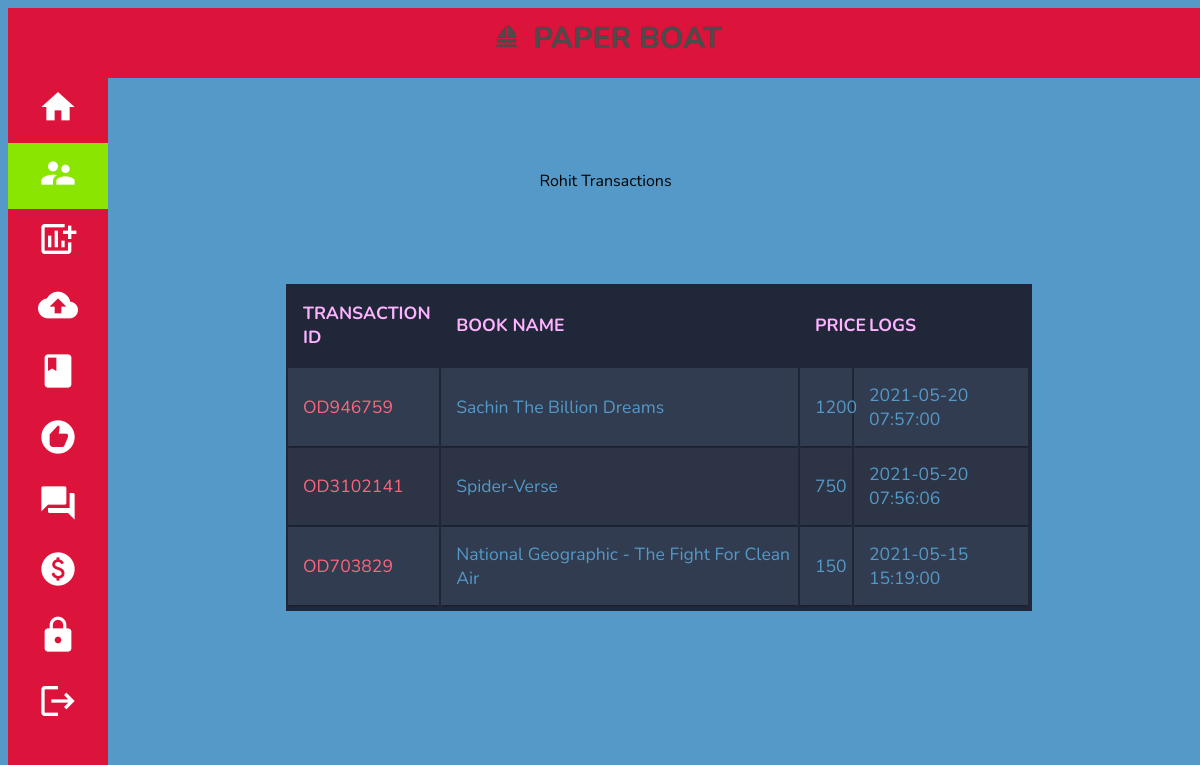
The page /admin/cust_trans.php?id=4 (signed in) on the database its author committed.
### tables this page shows
CREATE TABLE `customer` (
  `cus_id` int(11) NOT NULL,
  `cus_name` varchar(250) NOT NULL,
  `cus_image` varchar(250) NOT NULL,
  `cus_mail` varchar(250) NOT NULL,
  `cus_pass` varchar(250) NOT NULL
);

CREATE TABLE `payments` (
  `bill_id` int(11) NOT NULL,
  `txn_id` varchar(250) NOT NULL,
  `cus_id` int(11) NOT NULL,
  `bid` int(11) NOT NULL,
  `logs` datetime DEFAULT NULL
);

CREATE TABLE `book` (
  `bid` int(11) NOT NULL,
  `bname` varchar(250) NOT NULL,
  `author` varchar(250) NOT NULL,
  `bimage` varchar(250) NOT NULL,
  `bfile` varchar(250) NOT NULL,
  `keywords` varchar(250) NOT NULL,
  `cat_id` int(11) NOT NULL,
  `price` int(11) NOT NULL
);

### admin/cust_trans.php (the view, shortened to what this page needs)
<?php
    include("header.php");
?>
<!DOCTYPE html>
<html>
<head>
    <link rel="stylesheet" type="text/css" href="../css/tables.css">
    <link rel="stylesheet" type="text/css" href="../css/font.scss">
</head>
<body>
<?php
    $sql="SELECT book.bname, book.price, payments.txn_id, payments.logs
    from payments inner join book
    where book.bid=payments.bid AND payments.cus_id={$_GET["id"]}
    order by payments.bill_id DESC;";
    $res=$db->query($sql);
    $sql1="SELECT cus_name from customer where cus_id={$_GET["id"]}";
    $res1=$db->query($sql1);
    $rows1=$res1->fetch_assoc();
    echo "<div class='patterns' style='margin-right: 10%'>
      <svg width='100%' height='50%'>
        <rect x='0' y='0' width='100%' height='100%' fill='url(#polka-dots)'> </rect>
     <text x='50%' y='60%'  text-anchor='middle'>
       {$rows1["cus_name"]} Transactions
     </text>
     </svg>
    </div>";
    if($res->num_rows>0)
    {
        echo "
        <div>
        <table class='container' style='margin-left: 15%; background-color:#1F2739;'>
        <thead>
            <tr>
                <th>TRANSACTION ID</th>
                <th>BOOK NAME</th>
                <th>PRICE</th>
                <th>LOGS</th>
            </tr>
            </thead>
        <tbody>
        ";
        while($rows=$res->fetch_assoc())
        {
            echo"
                <tr>
                    <td>{$rows["txn_id"]}</td>
                    <td>{$rows["bname"]}</td>
                    <td>{$rows["price"]}</td>
                    <td>{$rows["logs"]}</td>
                </tr>
            ";
        }
        echo"
        </tbody>
        </table>
        </div>
        ";
    }
    else
    {
        echo "<p style='color: red'>No Transactions</p>";
    }
?>
</div>
</body>
</html>

### css/cat_card.css (style rules this page uses)
html { font-family: sans-serif; box-sizing: border-box; }
*, *:before, *:after { box-sizing: inherit; }

### css/tables.css (style rules this page uses)
body { background-color: #5499C7; }
.container th { font-size: 1.1em; font-weight: bold; text-align: left; color: #ffb3ff; }
.container td { font-weight: normal; font-size: 1.1em; -webkit-box-shadow: 0 2px 2px -2px #0E1119; -moz-box-shadow: 0 2px 2px -2px #0E1119; box-shadow: 0 2px 2px -2px #0E1119; color: #5499C7; }
.container { text-align: left; overflow: hidden; width: 70%; margin: 3% 25%; display: table; }
.container td, .container th { padding-bottom: 2%; padding-top: 2%; padding-left:2%; }
.container tr:nth-child(odd) { background-color: #323C50; }
.container tr:nth-child(even) { background-color: #2C3446; }
.container th { background-color: #1F2739; }
.container td:first-child { color: #FB667A; }

### admin/header.php (style rules this page uses)
* { font-family: "Nunito", sans-serif; }
:after { content: ""; }

### rows shown on the page
customer: cus_name "Rohit"
payments: txn "OD946759", bid.bname "Sachin The Billion Dreams", bid.price "1200", logs "2021-05-20 07:57:00"
payments: txn "OD3102141", bid.bname "Spider-Verse", bid.price "750", logs "2021-05-20 07:56:06"
payments: txn "OD703829", bid.bname "National Geographic - The Fight For Clean Air", bid.price "150", logs "2021-05-15 15:19:00"
